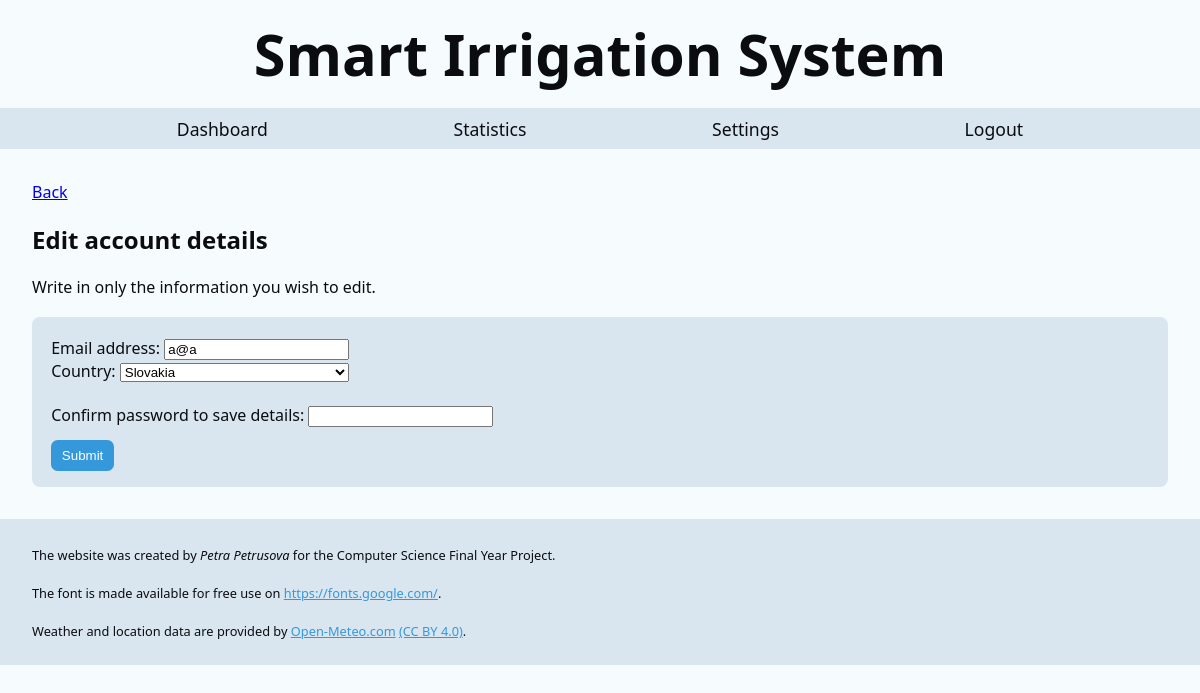
Page /edit_account (signed in) on the earlier database version.
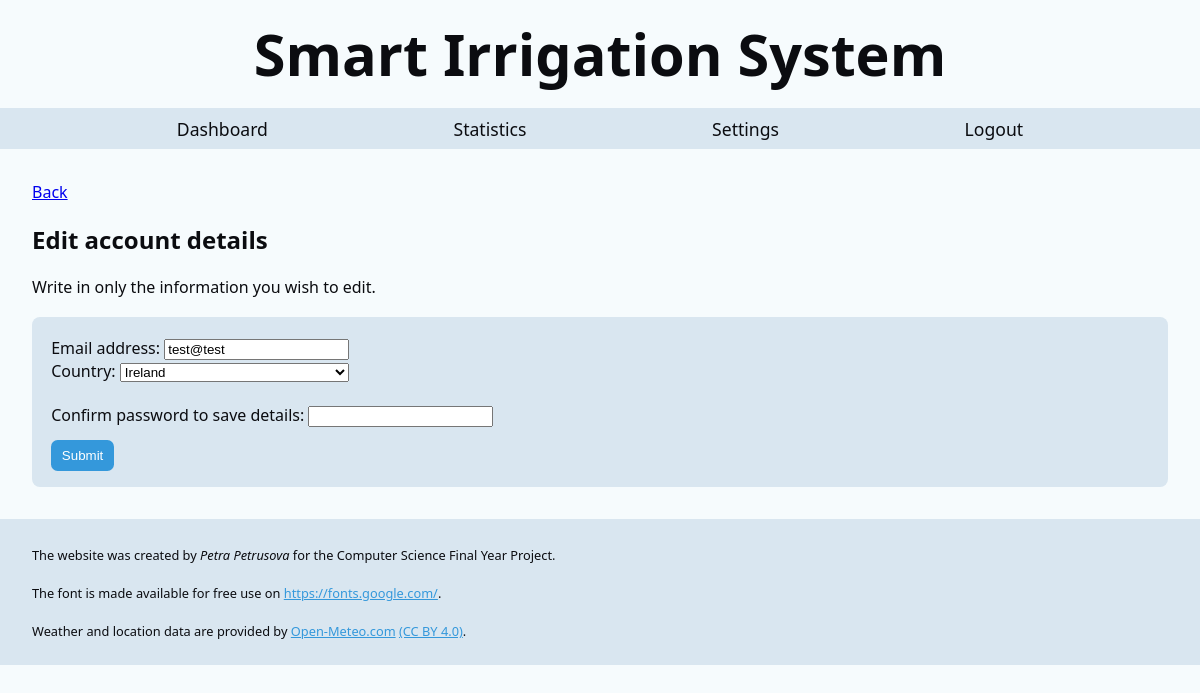
Same page on the later database version.
### tables this page shows
CREATE TABLE users
(
    id INTEGER PRIMARY KEY AUTOINCREMENT,
    username TEXT NOT NULL UNIQUE,
    email TEXT NOT NULL,
    password TEXT NOT NULL,
    has_node_red_permission INTEGER DEFAULT 0,     
    country TEXT DEFAULT 'Not Provided'
);

### app.py (the view, shortened to what this page needs)
@app.route("/edit_account",  methods = ["GET", "POST"])
@login_required
def edit_account():
    form = UserDetailsForm()
    db = get_db()
    user = db.execute("SELECT * FROM users WHERE id = ?;", (current_user.id,)).fetchone()
    if request.method == "GET":
        form.email.default = user["email"]
        form.country.default = user["country"]
        form.process()
    return render_template("edit_account.html", form=form)

### app.py (called while the page is built)
@login_manager.user_loader
def load_user(user_id):
    db = get_db()
    user = db.execute("SELECT * FROM users WHERE id = ?", (user_id,)).fetchone()
    if user:
        return User(user["id"], user["username"], user["email"], user["country"],
                    user["password"], user["has_node_red_permission"])
    return None

### database.py (called while the page is built)
def get_db():
    if "db" not in g:
        g.db = sqlite3.connect(DATABASE,
            detect_types=sqlite3.PARSE_DECLTYPES
        )
        g.db.row_factory = sqlite3.Row
    return g.db

### templates/edit_account.html (shortened to what this page needs)
{% extends "base.html" %}
{% block main_content %}
    <p id="back">
        <a href="{{ url_for('settings') }}">Back</a>
    </p>
    <h2>Edit account details</h2>
    <p>Write in only the information you wish to edit.</p>
    <section class="account_action">
        <form action = "" method="post" novalidate>
            {{ form.email.label }}
            {{ form.email() }}
            <br />
            {{ form.country.label }}
            {{ form.country() }}
            <br />
            <br />
            {{ form.confirm_password.label }}
            {{ form.confirm_password() }}
            <br />
            {{ form.submit() }}
        </form>
    </section>
{% endblock %}

### templates/base.html (shortened to what this page needs)
<!DOCTYPE html>
<html lang="en">
    <head>
        <link rel="stylesheet" href="{{ url_for('static', filename='styles.css') }}" />
    </head>
    <body>
        <header>
            <h1>Smart Irrigation System</h1>
        </header>
        <nav>
            <ul>
                {% if current_user.is_authenticated %}
                    <li><a href="{{ url_for('index') }}">Dashboard</a></li>
                    <li><a href="{{ url_for('statistics') }}">Statistics</a></li>
                    <li><a href="{{ url_for('settings') }}">Settings</a></li>
                    <li><a href="{{ url_for('logout') }}">Logout</a></li>
                {% else %}
                    <li><a href="{{ url_for('register') }}">Register</a></li>
                    <li><a href="{{ url_for('login') }}">Login</a></li>
                {% endif %}
            </ul>
        </nav>
        <main>
            {% block main_content %}{% endblock %}
        </main>
        <footer>
            <p>
                <small>The website was created by <i>Petra Petrusova</i> for the Computer Science Final Year Project.</small>
            </p>
            <p>
                <small>The font is made available for free use on <a href="https://fonts.google.com/">https://fonts.google.com/</a>.</small>
            </p>
            <p>
                <small>Weather and location data are provided by <a href="https://open-meteo.com">Open-Meteo.com</a> <a href="https://creativecommons.org/licenses/by/4.0/">(CC BY 4.0)</a>.</small>
            </p>
        </footer>
    </body>
</html>

### static/styles.css (style rules this page uses)
html { scroll-behavior: smooth; --section_bg: rgb(217,230,240); --main: rgb(246, 251, 253); --text: rgb(11,12,16); --blue_detail: rgb(52, 152, 219); --hover: rgb(41, 128, 185); }
body { width: auto; margin: 0; background: var(--main); font-family: "Nunito_Sans", "Segoe UI", sans-serif; color: var(--text); hyphens: auto; font-size: 16px; }
header { width: auto; padding: 0.5em; background-color: var(--main); color: var(--text); font-size: 1.8em; text-align: center; }
nav { width: auto; padding: 0; background-color: var(--section_bg); overflow: hidden; text-align: center; font-size: 1.1em; color: var(--text); }
nav { display: flex; justify-content: space-evenly; margin: 0; padding: 0; }
ul { list-style: none; padding: 0 }
ul li { text-align: left }
nav ul { display: flex; justify-content: space-evenly; margin: 0; width: 100%; list-style: none; }
nav ul li { padding: 0.5em;; }
nav a { color: var(--text); text-decoration: none; }
main { margin: 2em; }
section { margin: 1.2em auto; padding: 0.1em 1.2em; background: var(--section_bg); border-radius: 0.5em; }
h1 { margin: 0em; }
h2 { margin-left: 0em; font-size: 1.5em; }
footer { width: auto; padding: 0.5em 2em; background: var(--section_bg); color: var(--text); }
footer a { color: var(--blue_detail); }
small { font-size: 0.8em; }
.account_action { padding: 1.2em; padding-bottom: 0.2em; }
button, #submit { align-self: center; padding: 0.6em 0.8em; margin: 1em; border-radius: 0.5em; border: none; background: var(--blue_detail); color: white; transition: background 0.3s ease; cursor: pointer; }
#pair #submit, .account_action #submit { margin-left: 0em; }

Differences in the rows shown:
changed users: email "a@a" → "test@test"; country "Slovakia" → "Ireland"
